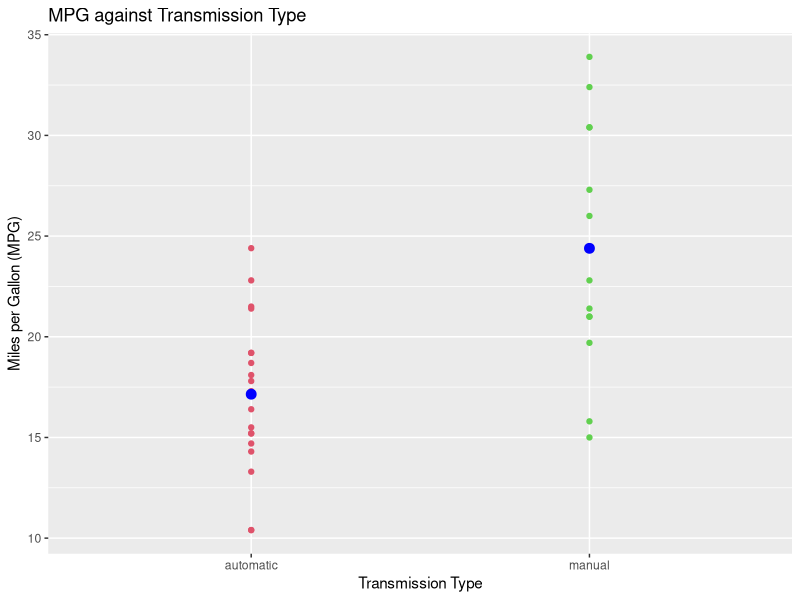
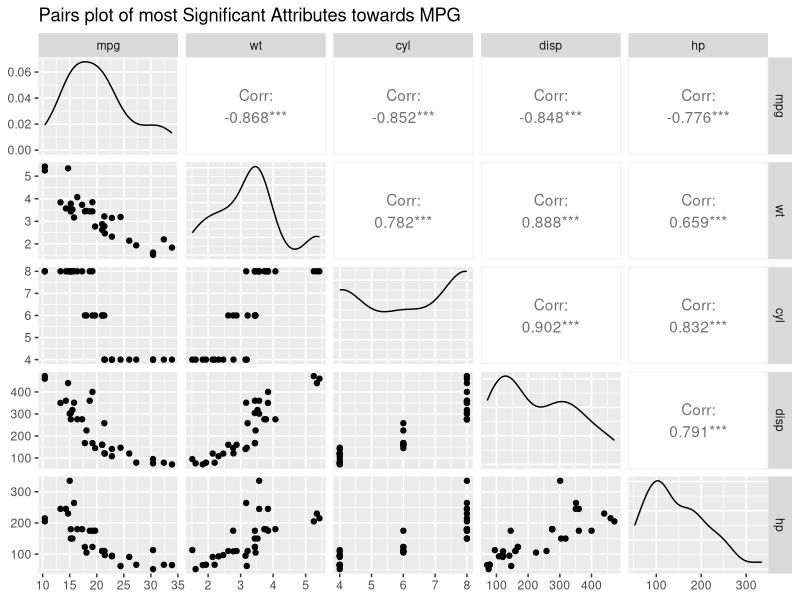
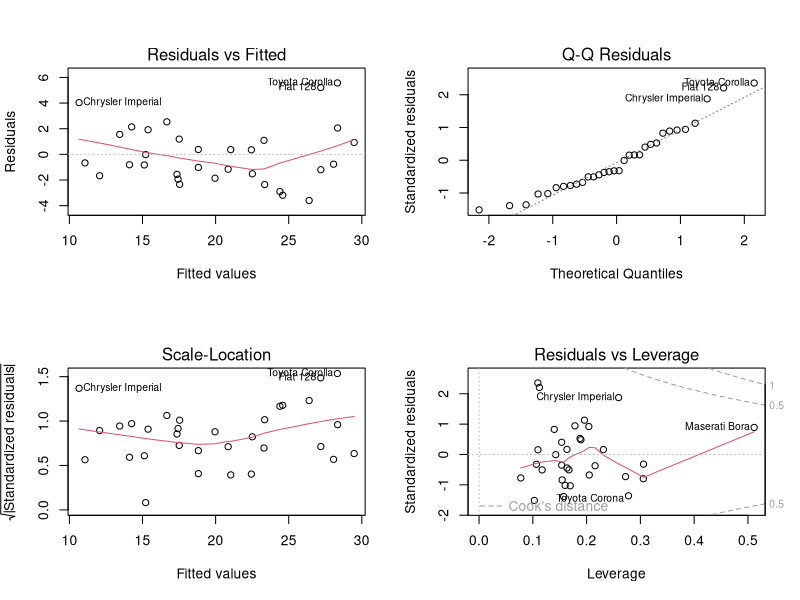

Write R code to recreate these figures, in order.
## ---- chunk 1
knitr::opts_chunk$set(fig.align='center', fig.path='figs/',
                      echo=FALSE, warning=FALSE, message=FALSE)
## required libraries
library(datasets)
library(dplyr)
library(ggplot2)
library(GGally) # required for ggpairs plot
library(car)    # required for vif function
library(reshape2) # help with data manipulation
## ---- chunk 2
data(mtcars)
head(mtcars)
## ---- chunk 3
dat <- mtcars %>% select(mpg, am)

## adding a new column with am variable as a factor
dat <- dat %>% mutate(trans = factor(am, labels = c("automatic", "manual")))

g1 <- ggplot(dat, aes(x = trans, y = mpg)) + geom_point(color = dat$am+2)
g1 <- g1 + labs(title = "MPG against Transmission Type") + labs(x = "Transmission Type") + labs(y = "Miles per Gallon (MPG)")

## calculating some basic stats
stats <- dat %>% select(mpg, trans) %>% group_by(trans) %>% summarise_each(funs(mean, sd))
stats

## adding the stats as reference points on plot
g1 <- g1 + geom_point(data = stats, aes(x = trans, y = mean), color = "blue", size = 3)

## ---- chunk 4
# splitting the data into two subsets by transmission
autoMPG <- dat %>% filter(trans == "automatic")
manMPG <- dat %>% filter (trans == "manual")
t1 <- t.test(autoMPG$mpg, manMPG$mpg, paired = FALSE, var.equal = FALSE)
t1
## ---- chunk 5
fit1 <- lm(mpg ~ am, data = dat)
summary(fit1)
## ---- chunk 6
## calculating correlations of the data
foo <- cor(mtcars, mtcars$mpg)
corrs <- data.frame(attr = rownames(foo), corr = foo[,1])
## arranging into order of significance by ABS value to preserve relationship (positive or negative)
corrs <- arrange(corrs, desc(abs(corr)))
corrs
## ---- chunk 7
fit <- lm(mpg ~ ., data = mtcars)
bar <- vif(fit)
vifs_long <- data.frame(Regressor = names(bar), vif = bar)
vifs_long <- arrange(vifs_long, desc(vif)) # arranging
vifs_wide <- dcast(vifs_long, .~ Regressor, value.var="vif")[, 2:(dim(vifs_long)[1]+1)] # for better presentation
vifs_long
## ---- chunk 8
fit2 <- lm(mpg ~ am + disp + cyl + wt + hp, data = mtcars)
anti_fit <- lm(mpg ~ qsec + gear + carb + vs + drat, data = mtcars)
ans <- anova(fit1, fit2)
ans
## ---- chunk 9
g1
## ---- chunk 10
## selecting column numbers
col_nums <- as.numeric(order(desc(abs(foo))))
## creating pairs plot
ggpairs(select(mtcars, col_nums[1:5]), title = "Pairs plot of most Significant Attributes towards MPG")
## ---- chunk 11
summary(fit2)
## ---- chunk 12
par(mfrow = c(2,2))
plot(fit2)
par(mfrow = c(1,1))
